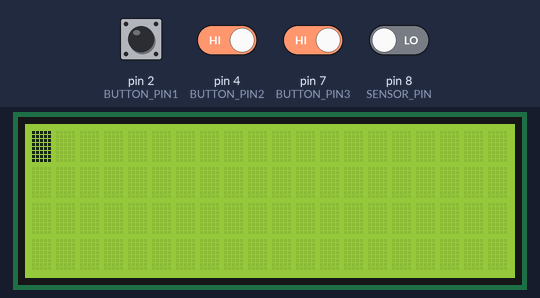
Recording of a sketch running on a simulated Arduino Uno, built with avr-gcc and run on an emulated ATmega328P. Shown: 20×4 character LCD. Inputs (shaded band) come from the test bench; at power-on: pin 2 (BUTTON_PIN1), pin 4 (BUTTON_PIN2), pin 7 (BUTTON_PIN3) HIGH, pin 8 (SENSOR_PIN) LOW.

Above: at 5.5 s.
5.6 s: pin 4 (BUTTON_PIN2) driven LOW and pin 7 (BUTTON_PIN3) driven LOW
At 7.4 s:
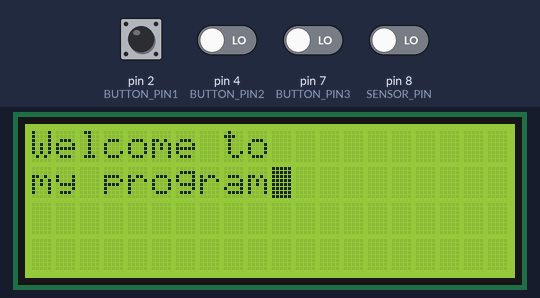
7.6 s: pin 7 (BUTTON_PIN3) driven HIGH
At 10.1 s:
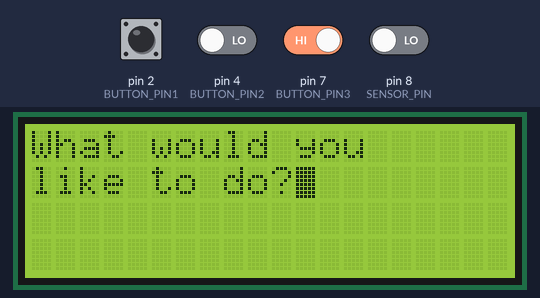
10.2 s: pin 7 (BUTTON_PIN3) driven LOW
At 11.8 s:
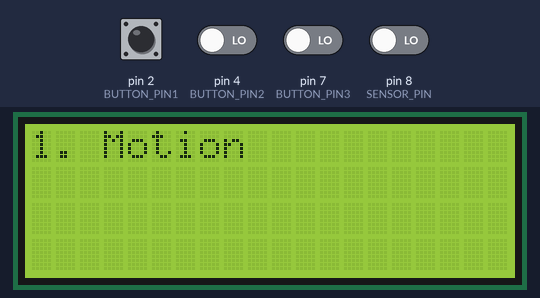

The sketch:

main.ino
```cpp
#include "includes.h"
#include "initialize.h"
#include "buttons.h"
#include "menu.h"
#include "motion_sensor.h"
#include "ultrasonic_sensor.h"

void setup() {
  pinMode(BUTTON_PIN1, INPUT_PULLUP);
  pinMode(BUTTON_PIN2, INPUT_PULLUP);
  pinMode(BUTTON_PIN3, INPUT_PULLUP);
  pinMode(SENSOR_PIN, INPUT);
  pinMode(TRIG_PIN, OUTPUT);
  pinMode(ECHO_PIN, INPUT);
  lcd.init();
  lcd.clear();
  lcd.backlight();
}

void loop() {
  initialize();
  welcome();
  menu();
  if (choice == 1) motion_sensor();
  else ultrasonic_sensor();
}
```

buttons.h
```cpp
#define BUTTON_PIN1 2
#define BUTTON_PIN2 4
#define BUTTON_PIN3 7

int check_push(int pin) {
  int buttonState = digitalRead(pin);
  if (buttonState == 0) {
      return 1;
  }
  delay(100);
}
```

includes.h
```cpp
#include <LiquidCrystal_I2C.h>
```

initialize.h
```cpp
LiquidCrystal_I2C lcd(0x27, 20, 4);

int x = 0;
int y = 0;
int var = 0;
int steps_count = 0;
bool initialized = false;

void initialize() {
  if (!initialized) {
    for (int i = 0; i < 3; i++) {
      lcd.setCursor(4, 1);
      lcd.print("Initializing");
      lcd.setCursor(8, 2);
      lcd.print(".");
      delay(250);
      lcd.setCursor(9, 2);
      lcd.print(".");
      delay(250);
      lcd.setCursor(10, 2);
      lcd.print(".");
      delay(250);
      lcd.setCursor(11, 2);
      lcd.print(".");
      delay(250);
      lcd.clear();
    }
    initialized = true;
  }
  while (steps_count != 4) {
    uint8_t block_char[8] = {0xff,0xff,0xff,0xff,0xff,0xff,0xff,0xff};
    lcd.createChar(0, block_char);
    if (var == 0) {
      lcd.setCursor(x, y);
      lcd.print((char)0);
      delay(5);
      x++;
      if (x == 19) {
        lcd.print((char)0);
        var = 1;
        y++;
        steps_count++;
      }
    }
    if (var == 1) {
      lcd.setCursor(x, y);
      lcd.print((char)0);
      delay(5);
      x--;
      if (x == -1) {
        lcd.print((char)0);
        var = 0;
        y++;
        steps_count++;
      }
    }
    if (steps_count == 4) {
      delay(250);
      lcd.clear();
    }
  }
}

bool greeted = false;

void welcome() {
  if (!greeted) {
    lcd.blink();
    delay(1500);
    lcd.home();
    char w1[10] = {"Welcome to"};
    for (int i = 0; i < 10; i++) {
      lcd.setCursor(i, 0);
      lcd.print(w1[i]);
      delay(50);
    }
    lcd.setCursor(0, 1);
    char w2[10] = {"my program"};
    for (int i = 0; i < 10; i++) {
      lcd.setCursor(i, 1);
      lcd.print(w2[i]);
      delay(50);
    }
    delay(1500);
    lcd.clear();
    lcd.home();
    char w3[14] = {"What would you"};
    for (int i = 0; i < 14; i++) {
      lcd.setCursor(i, 0);
      lcd.print(w3[i]);
      delay(50);
    }
    char w4[11] = {"like to do?"};
    for (int i = 0; i < 11; i++) {
      lcd.setCursor(i, 1);
      lcd.print(w4[i]);
      delay(50);
    }
    greeted = true;
    delay(1500);
    lcd.clear();
  }
}
```

menu.h
```cpp
int choice = 1;
bool option_chosen = false;
bool menu_flag = false;

void menu() {
  while (!menu_flag) {
    lcd.clear();
    lcd.noBlink();
    char w1[16] = {"1. Motion sensor"};
      for (int i = 0; i < 16; i++) {
        lcd.setCursor(i, 0);
        lcd.print(w1[i]);
        delay(50);
      }
    char w2[20] = {"2. Ultrasonic sensor"};
    for (int i = 0; i < 20; i++) {
      lcd.setCursor(i, 1);
      lcd.print(w2[i]);
      delay(50);
    }
    char w3[16] = {"Current option: "};
    for (int i = 0; i < 15; i++) {
      lcd.setCursor(i, 2);
      lcd.print(w3[i]);
      delay(50);
    }
    lcd.setCursor(16, 2);
    lcd.print(String(choice));
    while (!option_chosen) {
      Serial.println(check_push(BUTTON_PIN1));
      if (check_push(BUTTON_PIN1) == 1) {
        choice = 1;
        lcd.setCursor(0, 2);
        lcd.print("Current option: ");
        lcd.setCursor(16, 2);
        lcd.print(String(choice));
      }
      if (check_push(BUTTON_PIN2) == 1) {
        choice = 2;
        lcd.setCursor(0, 2);
        lcd.print("Current option: ");
        lcd.setCursor(16, 2);
        lcd.print(String(choice));
      }
      if (check_push(BUTTON_PIN3) == 1) {
        option_chosen = true;
        menu_flag = true;
        lcd.clear();
      }
    }
  }
}
```

motion_sensor.h
```cpp
#define SENSOR_PIN 8

int state = LOW;
int val = 0;

void motion_sensor() {
  val = digitalRead(SENSOR_PIN);
  if (val == HIGH) {
    delay(100);
    if (state == LOW) {
      lcd.clear();
      lcd.setCursor(2, 1);
      lcd.print("Motion detected!");
      state = HIGH;
    }
  }
  else {
    delay(100);
    if (state == HIGH){
      lcd.clear();
      lcd.setCursor(2, 1);
      lcd.print("Motion stopped!");
      state = LOW;
    }
  }
}
```

ultrasonic_sensor.h
```cpp
#define TRIG_PIN 9
#define ECHO_PIN 10

void ultrasonic_sensor() {
  long duration;
  int distance;
  digitalWrite(TRIG_PIN, LOW);
  delayMicroseconds(2);
  digitalWrite(TRIG_PIN, HIGH);
  delayMicroseconds(10);
  digitalWrite(TRIG_PIN, LOW);
  duration = pulseIn(ECHO_PIN, HIGH);
  distance = duration * 0.034 / 2;
  lcd.setCursor(0, 1);
  lcd.print("Distance in cm: ");
  lcd.setCursor(16, 1);
  lcd.print(distance);
  delay(250);
  lcd.clear();
}
```
